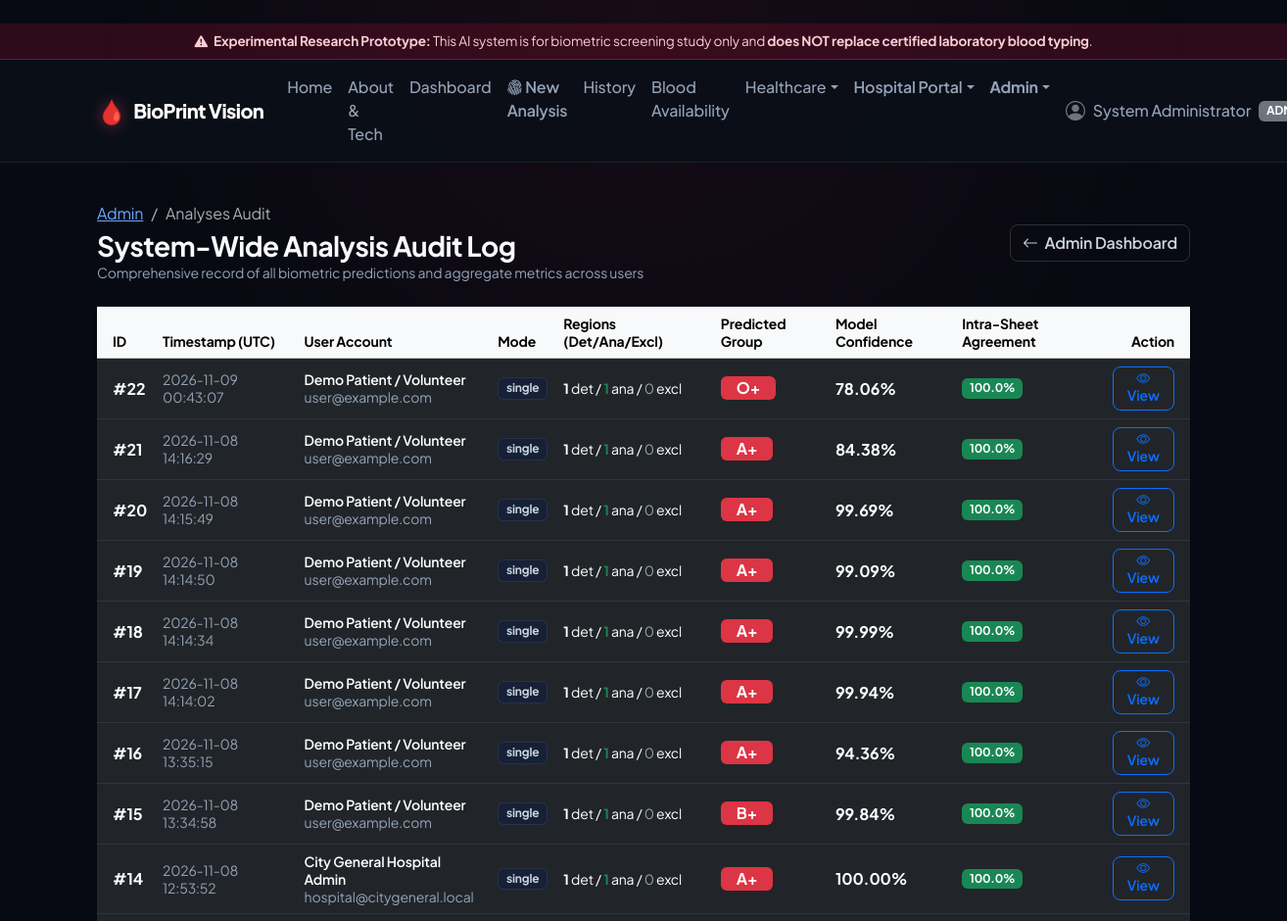
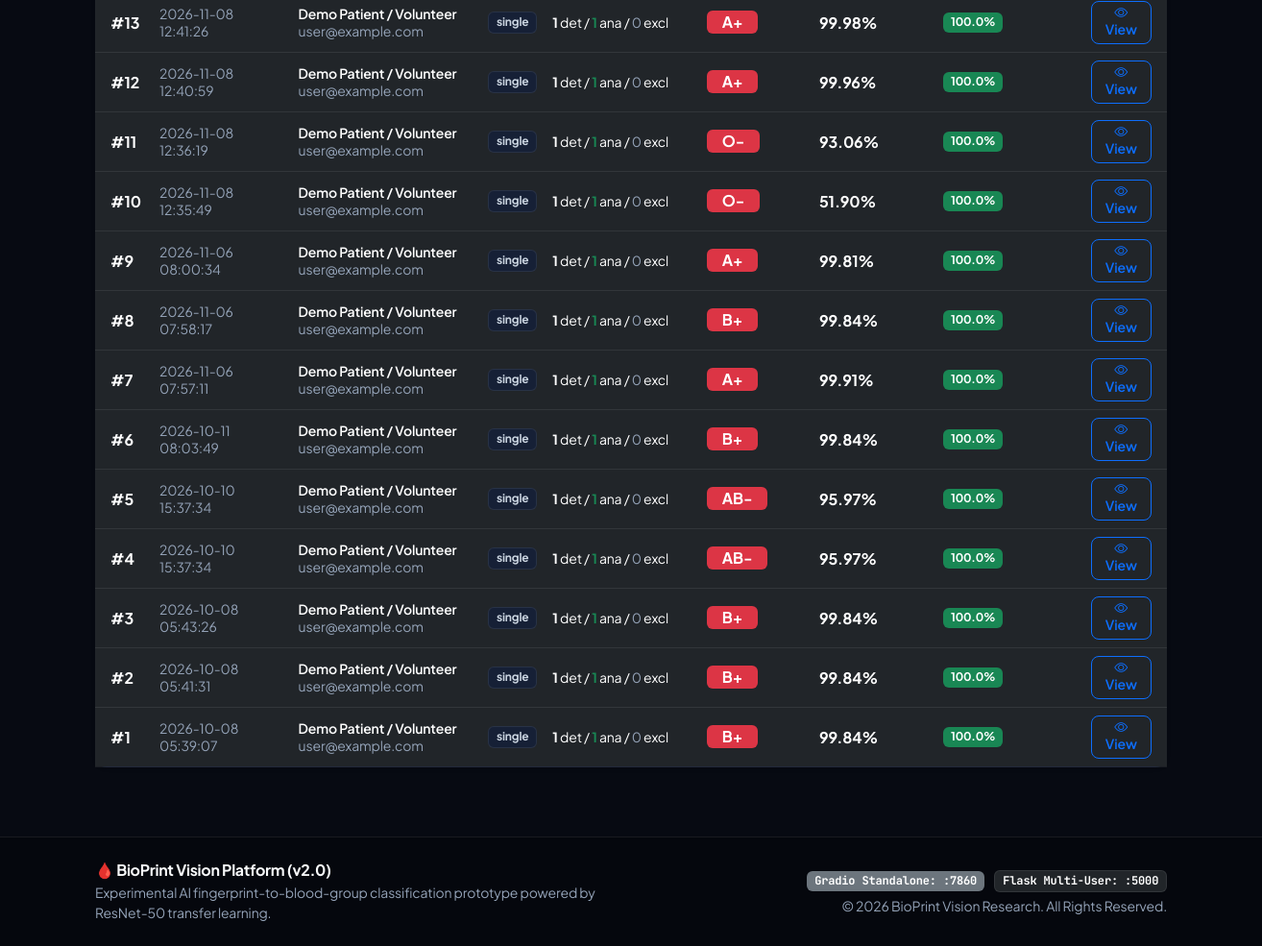
Page /admin/analyses (signed in) on the earlier database version (2 pictures, top to bottom).
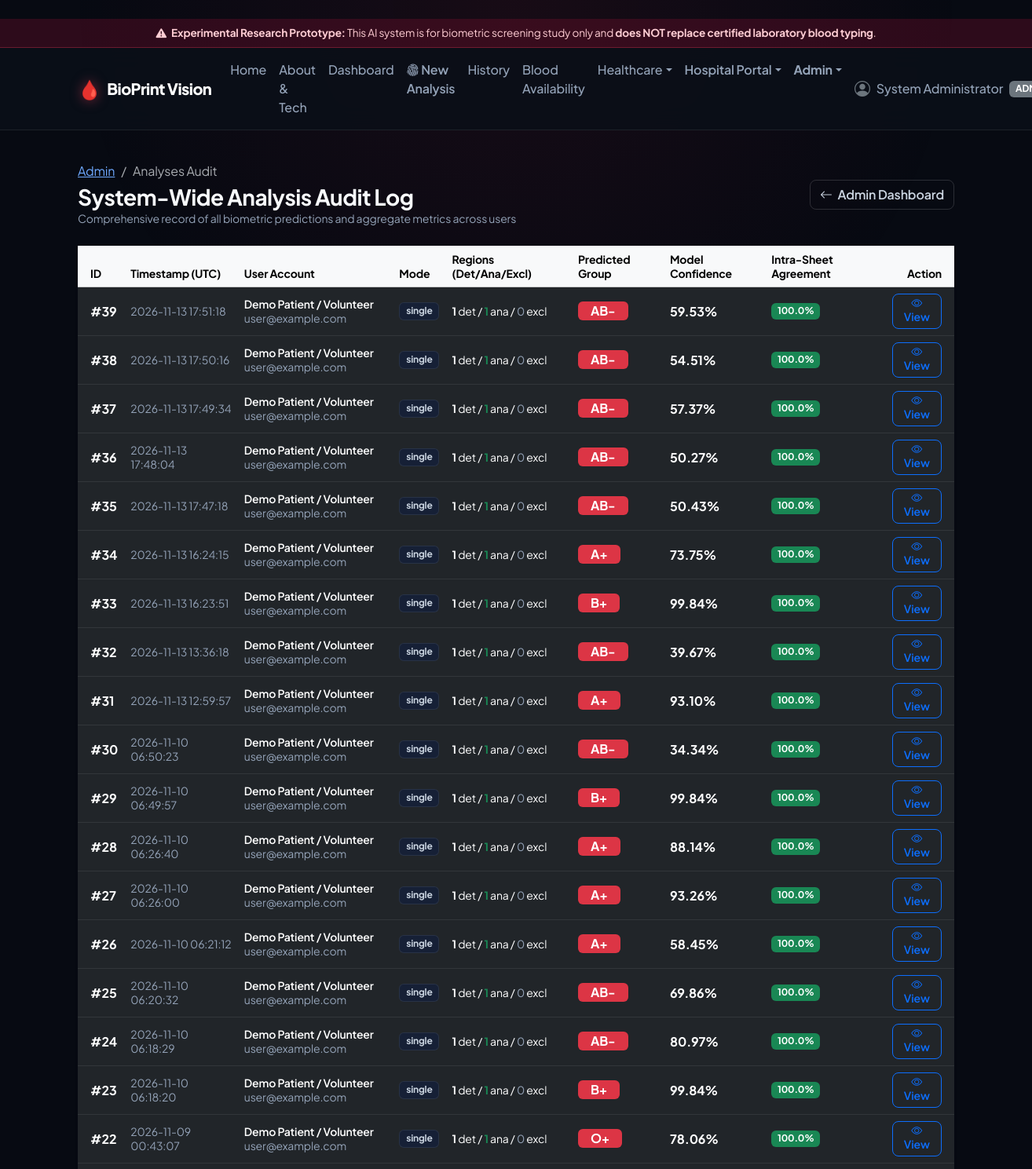
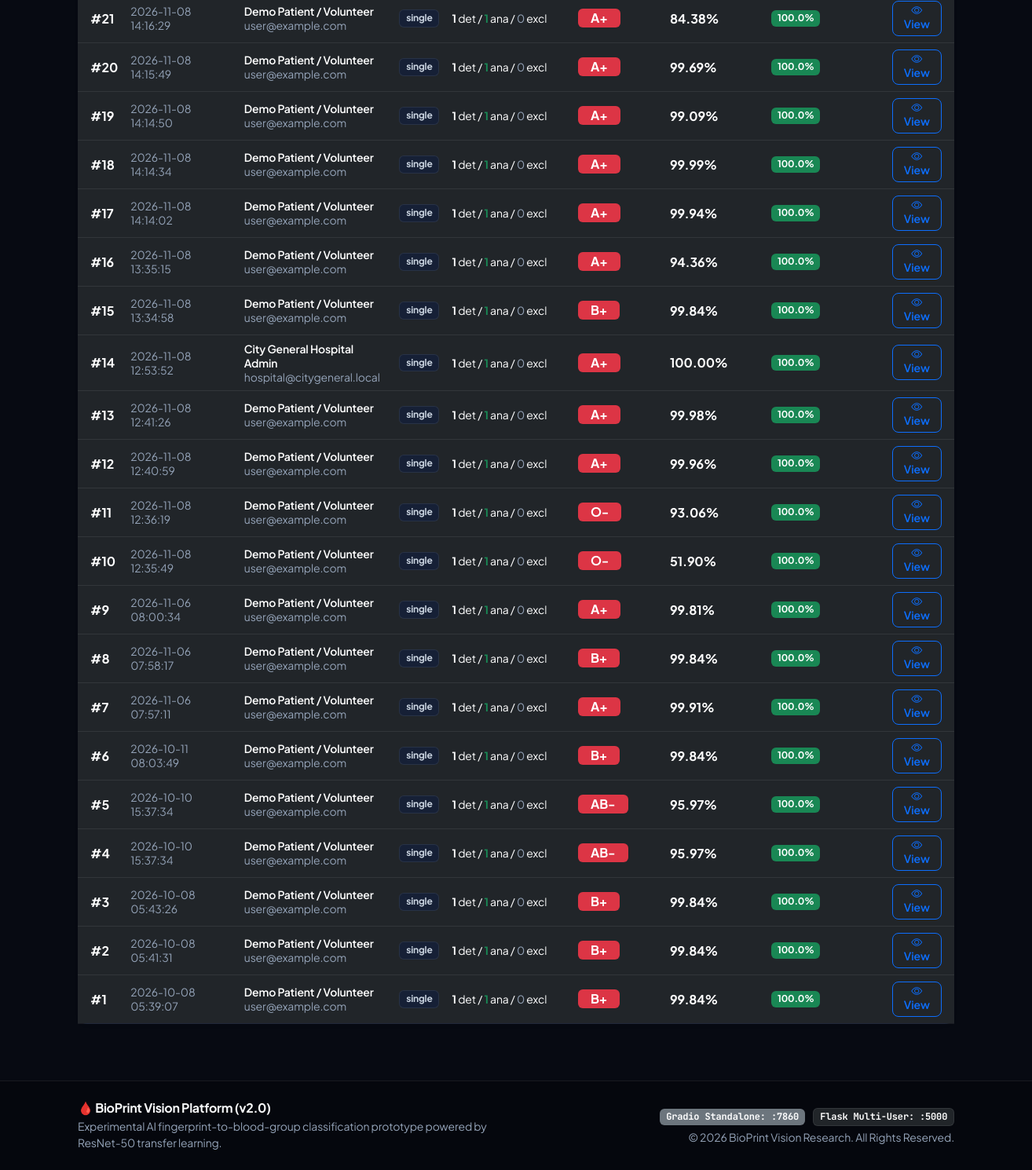
Same page on the later database version (2 pictures, top to bottom).
### database/models.py (models this page shows, shortened)
class Analysis(db.Model):
    __tablename__ = "analyses"
    id = db.Column(db.Integer, primary_key=True, autoincrement=True)
    user_id = db.Column(db.Integer, db.ForeignKey("users.id", ondelete="CASCADE"), nullable=False, index=True)
    final_blood_group = db.Column(db.String(10), nullable=False, index=True)
    final_confidence = db.Column(db.Float, nullable=False)
    fingerprints_detected = db.Column(db.Integer, nullable=False, default=1)
    fingerprints_analyzed = db.Column(db.Integer, nullable=False, default=1)
    fingerprints_excluded = db.Column(db.Integer, nullable=False, default=0)
    agreement_percentage = db.Column(db.Float, nullable=False, default=100.0)
    mode = db.Column(db.String(20), nullable=False, default="single")  # single, multiple
    image_path = db.Column(db.String(255), nullable=True)
    annotated_image_path = db.Column(db.String(255), nullable=True)
    notes = db.Column(db.Text, nullable=True)
    created_at = db.Column(db.DateTime, nullable=False, default=datetime.utcnow, index=True)
    fingerprints = db.relationship("FingerprintResult", backref="analysis", lazy=True, cascade="all, delete-orphan")
    reports = db.relationship("Report", backref="analysis", lazy=True, cascade="all, delete-orphan")

class User(db.Model):
    __tablename__ = "users"
    id = db.Column(db.Integer, primary_key=True, autoincrement=True)
    name = db.Column(db.String(120), nullable=False)
    email = db.Column(db.String(150), unique=True, nullable=False, index=True)
    password_hash = db.Column(db.String(255), nullable=False)
    role = db.Column(db.String(20), nullable=False, default="USER", index=True)  # USER, HOSPITAL, ADMIN
    status = db.Column(db.String(20), nullable=False, default="ACTIVE")          # ACTIVE, INACTIVE, SUSPENDED
    created_at = db.Column(db.DateTime, nullable=False, default=datetime.utcnow)
    updated_at = db.Column(db.DateTime, nullable=False, default=datetime.utcnow, onupdate=datetime.utcnow)
    analyses = db.relationship("Analysis", backref="user", lazy=True, cascade="all, delete-orphan")
    facilities = db.relationship("Facility", backref="owner", lazy=True)

### routes/admin.py (the view)
@admin_bp.route("/admin/analyses")
@role_required("ADMIN")
def list_all_analyses():
    analyses = Analysis.query.order_by(Analysis.created_at.desc()).limit(50).all()
    return render_template("admin/analyses.html", analyses=analyses)

### routes/auth.py (called while the page is built)
def get_current_user():
    user_id = session.get("user_id")
    if user_id:
        return db.session.get(User, user_id)
    return None

def role_required(*allowed_roles):
    def decorator(f):
        @wraps(f)
        def decorated_function(*args, **kwargs):
            if "user_id" not in session:
                flash("Please sign in to access this page.", "warning")
                return redirect(url_for("auth.login", next=request.path))
            user = get_current_user()
            if not user or user.role not in allowed_roles:
                flash("Access denied: You do not possess the required authorization for this area.", "danger")
                return redirect(url_for("main.dashboard"))
            return f(*args, **kwargs)
        return decorated_function
    return decorator

@auth_bp.before_app_request
def load_logged_in_user():
    g.user = get_current_user()

### templates/admin/analyses.html (shortened to what the changed rows need)
﻿{% extends "base.html" %}
{% block content %}
<div class="container-fluid px-0">
    <div class="d-flex flex-wrap justify-content-between align-items-center mb-4 gap-2">
        <div>
            <h2 class="h3 fw-bold mb-0">System-Wide Analysis Audit Log</h2>
        </div>
    </div>
    <div class="card border-0 shadow-sm">
        <div class="card-body p-0">
            {% if analyses %}
            <div class="table-responsive">
                <table class="table table-hover align-middle mb-0">
                    <thead class="table-light small">
                        <tr>
                            <th class="ps-3">ID</th>
                            <th>Timestamp (UTC)</th>
                            <th>User Account</th>
                            <th>Mode</th>
                            <th>Regions (Det/Ana/Excl)</th>
                            <th>Predicted Group</th>
                            <th>Model Confidence</th>
                            <th>Intra-Sheet Agreement</th>
                            <th class="text-end pe-3">Action</th>
                        </tr>
                    </thead>
                    <tbody>
                        {% for a in analyses %}
                        <tr>
                            <td class="ps-3 fw-bold">#{{ a.id }}</td>
                            <td class="small text-muted">{{ a.created_at.strftime('%Y-%m-%d %H:%M:%S') }}</td>
                            <td>
                                <div class="fw-semibold small">{{ a.user.name if a.user else 'Unknown' }}</div>
                                <div class="text-muted small">{{ a.user.email if a.user else 'N/A' }}</div>
                            </td>
                            <td><span class="badge bg-light text-dark border">{{ a.mode }}</span></td>
                            <td class="small">
                                <span class="fw-bold">{{ a.fingerprints_detected }}</span> det /
                                <span class="text-success fw-bold">{{ a.fingerprints_analyzed }}</span> ana /
                                <span class="{% if a.fingerprints_excluded > 0 %}text-danger fw-bold{% else %}text-muted{% endif %}">{{ a.fingerprints_excluded }}</span> excl
                            </td>
                            <td>
                                <span class="badge bg-danger fs-6 px-3 py-1">{{ a.final_blood_group }}</span>
                            </td>
                            <td class="fw-bold">
                                {{ "%.2f"|format(a.final_confidence) }}%
                            </td>
                            <td>
                                {% if a.agreement_percentage >= 80 %}
                                    <span class="badge bg-success">{{ "%.1f"|format(a.agreement_percentage) }}%</span>
                                {% elif a.agreement_percentage >= 50 %}
                                    <span class="badge bg-warning text-dark">{{ "%.1f"|format(a.agreement_percentage) }}%</span>
                                {% else %}
                                    <span class="badge bg-secondary">{{ "%.1f"|format(a.agreement_percentage) }}%</span>
                                {% endif %}
                            </td>
                            <td class="text-end pe-3">
                                <a href="{{ url_for('analysis.view_analysis', analysis_id=a.id) }}" class="btn btn-sm btn-outline-primary">
                                    <i class="bi bi-eye"></i> View
                                </a>
                            </td>
                        </tr>
                        {% endfor %}
                    </tbody>
                </table>
            </div>
            {% else %}
            <div class="text-center py-5 text-muted">
                <i class="bi bi-journal-x display-3 mb-3 d-block"></i>
                <h5 class="fw-bold">No Analyses Found</h5>
                <p class="small">No analysis records are present in the database audit log.</p>
            </div>
            {% endif %}
        </div>
    </div>
</div>
{% endblock %}

Differences in the rows shown:
added Analysis: id "39", created_at "2026-11-13 17:51:18", user "Demo Patient / Volunteer", user "user@example.com", mode "single", fingerprints_detected "1", fingerprints_analyzed "1", fingerprints_excluded "0", final_blood_group "AB-", final_confidence "59.53", agreement_percentage "100.0"
added Analysis: id "38", created_at "2026-11-13 17:50:16", user "Demo Patient / Volunteer", user "user@example.com", mode "single", fingerprints_detected "1", fingerprints_analyzed "1", fingerprints_excluded "0", final_blood_group "AB-", final_confidence "54.51", agreement_percentage "100.0"
added Analysis: id "37", created_at "2026-11-13 17:49:34", user "Demo Patient / Volunteer", user "user@example.com", mode "single", fingerprints_detected "1", fingerprints_analyzed "1", fingerprints_excluded "0", final_blood_group "AB-", final_confidence "57.37", agreement_percentage "100.0"
added Analysis: id "36", created_at "2026-11-13 17:48:04", user "Demo Patient / Volunteer", user "user@example.com", mode "single", fingerprints_detected "1", fingerprints_analyzed "1", fingerprints_excluded "0", final_blood_group "AB-", final_confidence "50.27", agreement_percentage "100.0"
added Analysis: id "35", created_at "2026-11-13 17:47:18", user "Demo Patient / Volunteer", user "user@example.com", mode "single", fingerprints_detected "1", fingerprints_analyzed "1", fingerprints_excluded "0", final_blood_group "AB-", final_confidence "50.43", agreement_percentage "100.0"
added Analysis: id "34", created_at "2026-11-13 16:24:15", user "Demo Patient / Volunteer", user "user@example.com", mode "single", fingerprints_detected "1", fingerprints_analyzed "1", fingerprints_excluded "0", final_blood_group "A+", final_confidence "73.75", agreement_percentage "100.0"
added Analysis: id "33", created_at "2026-11-13 16:23:51", user "Demo Patient / Volunteer", user "user@example.com", mode "single", fingerprints_detected "1", fingerprints_analyzed "1", fingerprints_excluded "0", final_blood_group "B+", final_confidence "99.84", agreement_percentage "100.0"
added Analysis: id "32", created_at "2026-11-13 13:36:18", user "Demo Patient / Volunteer", user "user@example.com", mode "single", fingerprints_detected "1", fingerprints_analyzed "1", fingerprints_excluded "0", final_blood_group "AB-", final_confidence "39.67", agreement_percentage "100.0"
added Analysis: id "31", created_at "2026-11-13 12:59:57", user "Demo Patient / Volunteer", user "user@example.com", mode "single", fingerprints_detected "1", fingerprints_analyzed "1", fingerprints_excluded "0", final_blood_group "A+", final_confidence "93.10", agreement_percentage "100.0"
added Analysis: id "30", created_at "2026-11-10 06:50:23", user "Demo Patient / Volunteer", user "user@example.com", mode "single", fingerprints_detected "1", fingerprints_analyzed "1", fingerprints_excluded "0", final_blood_group "AB-", final_confidence "34.34", agreement_percentage "100.0"
added Analysis: id "29", created_at "2026-11-10 06:49:57", user "Demo Patient / Volunteer", user "user@example.com", mode "single", fingerprints_detected "1", fingerprints_analyzed "1", fingerprints_excluded "0", final_blood_group "B+", final_confidence "99.84", agreement_percentage "100.0"
added Analysis: id "28", created_at "2026-11-10 06:26:40", user "Demo Patient / Volunteer", user "user@example.com", mode "single", fingerprints_detected "1", fingerprints_analyzed "1", fingerprints_excluded "0", final_blood_group "A+", final_confidence "88.14", agreement_percentage "100.0"
added Analysis: id "27", created_at "2026-11-10 06:26:00", user "Demo Patient / Volunteer", user "user@example.com", mode "single", fingerprints_detected "1", fingerprints_analyzed "1", fingerprints_excluded "0", final_blood_group "A+", final_confidence "93.26", agreement_percentage "100.0"
added Analysis: id "26", created_at "2026-11-10 06:21:12", user "Demo Patient / Volunteer", user "user@example.com", mode "single", fingerprints_detected "1", fingerprints_analyzed "1", fingerprints_excluded "0", final_blood_group "A+", final_confidence "58.45", agreement_percentage "100.0"
added Analysis: id "25", created_at "2026-11-10 06:20:32", user "Demo Patient / Volunteer", user "user@example.com", mode "single", fingerprints_detected "1", fingerprints_analyzed "1", fingerprints_excluded "0", final_blood_group "AB-", final_confidence "69.86", agreement_percentage "100.0"
added Analysis: id "24", created_at "2026-11-10 06:18:29", user "Demo Patient / Volunteer", user "user@example.com", mode "single", fingerprints_detected "1", fingerprints_analyzed "1", fingerprints_excluded "0", final_blood_group "AB-", final_confidence "80.97", agreement_percentage "100.0"
added Analysis: id "23", created_at "2026-11-10 06:18:20", user "Demo Patient / Volunteer", user "user@example.com", mode "single", fingerprints_detected "1", fingerprints_analyzed "1", fingerprints_excluded "0", final_blood_group "B+", final_confidence "99.84", agreement_percentage "100.0"
